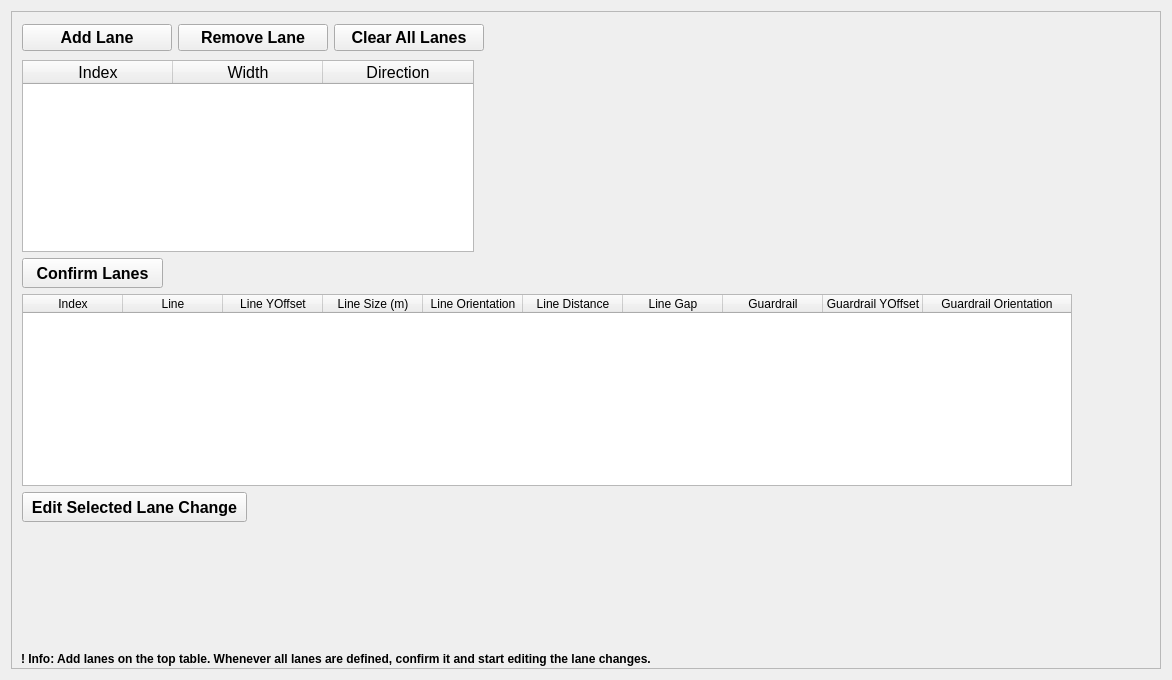
         <widget class="QWidget" name="crossection_page">
          <layout class="QGridLayout" name="gridLayout_4">
           <item row="0" column="1">
            <widget class="QFrame" name="frame_1234">
             <property name="minimumSize">
              <size>
               <width>1150</width>
               <height>658</height>
              </size>
             </property>
             <property name="styleSheet">
              <string notr="true"/>
             </property>
             <property name="frameShape">
              <enum>QFrame::StyledPanel</enum>
             </property>
             <property name="frameShadow">
              <enum>QFrame::Raised</enum>
             </property>
             <widget class="QTableWidget" name="tableWidget">
              <property name="geometry">
               <rect>
                <x>11</x>
                <y>49</y>
                <width>452</width>
                <height>192</height>
               </rect>
              </property>
              <property name="minimumSize">
               <size>
                <width>452</width>
                <height>0</height>
               </size>
              </property>
              <property name="maximumSize">
               <size>
                <width>452</width>
                <height>16777215</height>
               </size>
              </property>
              <property name="font">
               <font>
                <pointsize>12</pointsize>
               </font>
              </property>
              <attribute name="horizontalHeaderDefaultSectionSize">
               <number>150</number>
              </attribute>
              <column>
               <property name="text">
                <string>Index</string>
               </property>
              </column>
              <column>
               <property name="text">
                <string>Width</string>
               </property>
              </column>
              <column>
               <property name="text">
                <string>Direction</string>
               </property>
              </column>
             </widget>
             <widget class="QTableWidget" name="tableWidget_2">
              <property name="geometry">
               <rect>
                <x>11</x>
                <y>283</y>
                <width>1050</width>
                <height>192</height>
               </rect>
              </property>
              <property name="minimumSize">
               <size>
                <width>1050</width>
                <height>0</height>
               </size>
              </property>
              <property name="maximumSize">
               <size>
                <width>1050</width>
                <height>16777215</height>
               </size>
              </property>
              <attribute name="horizontalHeaderCascadingSectionResizes">
               <bool>true</bool>
              </attribute>
              <attribute name="horizontalHeaderMinimumSectionSize">
               <number>50</number>
              </attribute>
              <attribute name="horizontalHeaderDefaultSectionSize">
               <number>100</number>
              </attribute>
              <attribute name="horizontalHeaderStretchLastSection">
               <bool>true</bool>
              </attribute>
              <column>
               <property name="text">
                <string>Index</string>
               </property>
              </column>
              <column>
               <property name="text">
                <string>Line</string>
               </property>
              </column>
              <column>
               <property name="text">
                <string>Line YOffset</string>
               </property>
              </column>
              <column>
               <property name="text">
                <string>Line Size (m)</string>
               </property>
              </column>
              <column>
               <property name="text">
                <string>Line Orientation</string>
               </property>
              </column>
              <column>
               <property name="text">
                <string>Line Distance</string>
               </property>
              </column>
              <column>
               <property name="text">
                <string>Line Gap</string>
               </property>
              </column>
              <column>
               <property name="text">
                <string>Guardrail</string>
               </property>
              </column>
              <column>
               <property name="text">
                <string>Guardrail YOffset</string>
               </property>
              </column>
              <column>
               <property name="text">
                <string>Guardrail Orientation</string>
               </property>
              </column>
             </widget>
             <widget class="QPushButton" name="edit_lanechange">
              <property name="geometry">
               <rect>
                <x>11</x>
                <y>481</y>
                <width>225</width>
                <height>30</height>
               </rect>
              </property>
              <property name="minimumSize">
               <size>
                <width>225</width>
                <height>30</height>
               </size>
              </property>
              <property name="maximumSize">
               <size>
                <width>225</width>
                <height>16777215</height>
               </size>
              </property>
              <property name="font">
               <font>
                <pointsize>12</pointsize>
                <bold>true</bold>
               </font>
              </property>
              <property name="text">
               <string>Edit Selected Lane Change</string>
              </property>
             </widget>
             <widget class="QWidget" name="layoutWidget">
              <property name="geometry">
               <rect>
                <x>11</x>
                <y>11</y>
                <width>464</width>
                <height>32</height>
               </rect>
              </property>
              <layout class="QHBoxLayout" name="horizontalLayout_20">
               <item>
                <widget class="QPushButton" name="add_lane_btn">
                 <property name="minimumSize">
                  <size>
                   <width>150</width>
                   <height>0</height>
                  </size>
                 </property>
                 <property name="maximumSize">
                  <size>
                   <width>150</width>
                   <height>16777215</height>
                  </size>
                 </property>
                 <property name="font">
                  <font>
                   <pointsize>12</pointsize>
                   <bold>true</bold>
                  </font>
                 </property>
                 <property name="text">
                  <string>Add Lane</string>
                 </property>
                </widget>
               </item>
               <item>
                <widget class="QPushButton" name="remove_lane">
                 <property name="minimumSize">
                  <size>
                   <width>150</width>
                   <height>0</height>
                  </size>
                 </property>
                 <property name="maximumSize">
                  <size>
                   <width>150</width>
                   <height>16777215</height>
                  </size>
                 </property>
                 <property name="font">
                  <font>
                   <pointsize>12</pointsize>
                   <bold>true</bold>
                  </font>
                 </property>
                 <property name="text">
                  <string>Remove Lane</string>
                 </property>
                </widget>
               </item>
               <item>
                <widget class="QPushButton" name="clear_all_lanes">
                 <property name="minimumSize">
                  <size>
                   <width>150</width>
                   <height>0</height>
                  </size>
                 </property>
                 <property name="maximumSize">
                  <size>
                   <width>150</width>
                   <height>16777215</height>
                  </size>
                 </property>
                 <property name="font">
                  <font>
                   <pointsize>12</pointsize>
                   <bold>true</bold>
                  </font>
                 </property>
                 <property name="text">
                  <string>Clear All Lanes</string>
                 </property>
                </widget>
               </item>
              </layout>
             </widget>
             <widget class="QPushButton" name="confirm_lanes">
              <property name="geometry">
               <rect>
                <x>11</x>
                <y>247</y>
                <width>141</width>
                <height>30</height>
               </rect>
              </property>
              <property name="minimumSize">
               <size>
                <width>141</width>
                <height>30</height>
               </size>
              </property>
              <property name="maximumSize">
               <size>
                <width>150</width>
                <height>16777215</height>
               </size>
              </property>
              <property name="font">
               <font>
                <pointsize>12</pointsize>
                <bold>true</bold>
               </font>
              </property>
              <property name="text">
               <string>Confirm Lanes</string>
              </property>
             </widget>
             <widget class="QLabel" name="label_13">
              <property name="geometry">
               <rect>
                <x>10</x>
                <y>640</y>
                <width>731</width>
                <height>16</height>
               </rect>
              </property>
              <property name="font">
               <font>
                <bold>true</bold>
               </font>
              </property>
              <property name="text">
               <string>! Info: Add lanes on the top table. Whenever all lanes are defined, confirm it and start editing the lane changes.</string>
              </property>
             </widget>
            </widget>
           </item>
          </layout>
         </widget>
